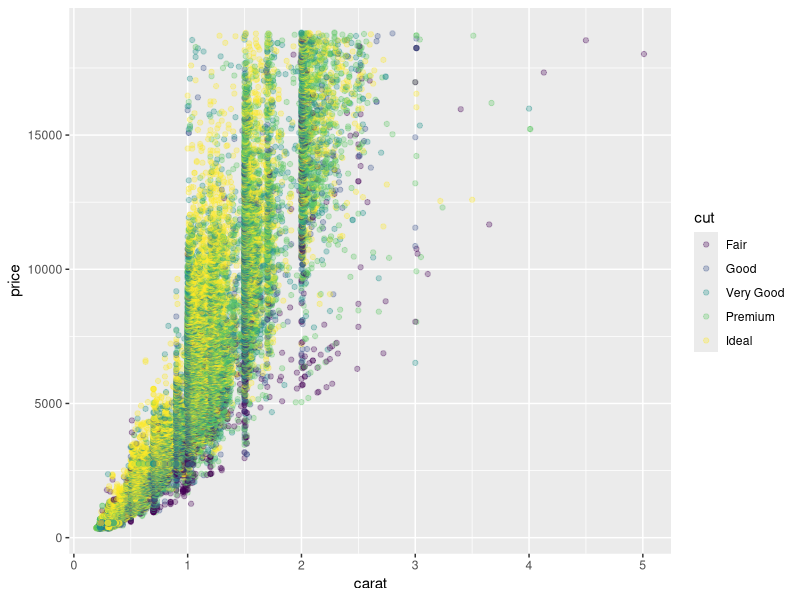

This figure's R source:
#| title: "Scatterplots: Part 2"
#| description: "It's time to build on your previous scatterplot. In this battle. start with your code from the previous question. Map the `cut` variable to the `colour` aesthetic. Also, set the `alpha` (transparency) of the points to match the target plot and help handle the overplotting."

library(ggplot2)

p <- ggplot(diamonds, aes(x = carat, y = price, colour = cut)) +
  geom_point(alpha = 0.3)

plot(p)
